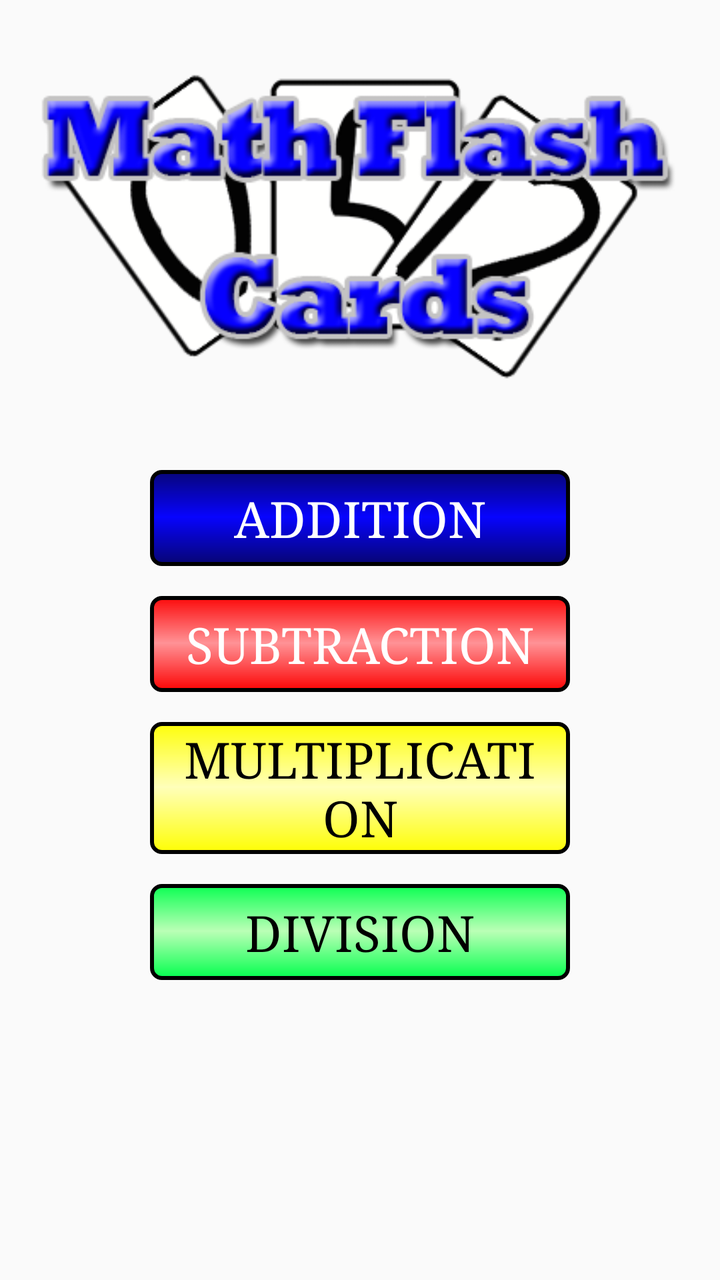
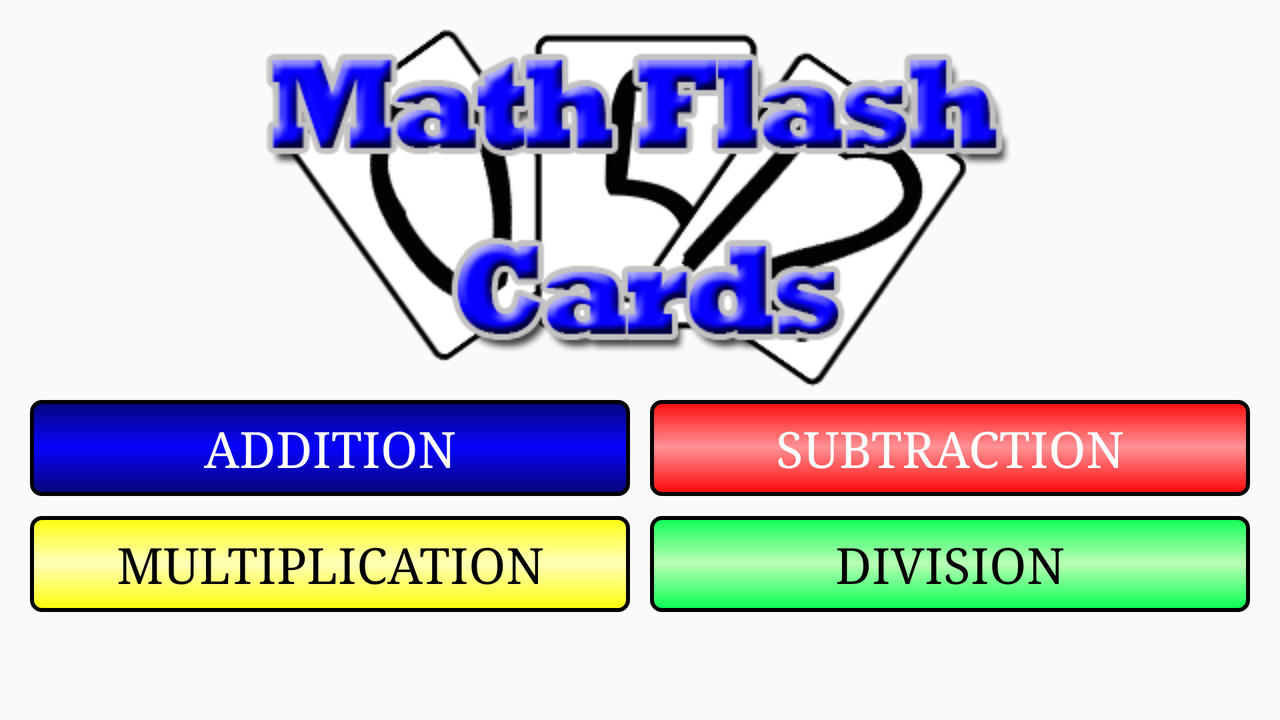

Compare how this app lays out the same screen by default and in its alternative resource folder. The renders come first, then the two layout files and the values they reference.
<!-- AndroidManifest.xml: application theme AppTheme -->
<!-- res/layout/fragment_start_screen.xml -->
<RelativeLayout xmlns:android="http://schemas.android.com/apk/res/android"
    xmlns:tools="http://schemas.android.com/tools"
    android:layout_width="match_parent"
    android:layout_height="match_parent"
    android:gravity="center_horizontal"
    tools:context=".Fragment_StartScreen">

    <ImageView
        android:id="@+id/imgTitle"
        android:layout_width="match_parent"
        android:layout_height="wrap_content"
        android:layout_margin="@dimen/activity_horizontal_margin"
        android:src="@drawable/title"
        android:contentDescription="@string/title_image" />

    <Button
        android:layout_below="@+id/imgTitle"
        android:layout_marginTop="@dimen/button_spacing"
        android:id="@+id/btnAddition"
        style="@style/button_text"
        android:layout_width="match_parent"
        android:background="@drawable/buttons_main_screen_blue"
        android:layout_height="wrap_content"
        android:text="@string/addition"
        />

    <Button
        android:layout_marginTop="@dimen/button_spacing"
        android:layout_below="@+id/btnAddition"
        style="@style/button_text"
        android:id="@+id/btnSubtraction"
        android:background="@drawable/buttons_main_screen_red"
        android:layout_width="300dp"
        android:layout_height="wrap_content"
        android:text="@string/subtraction"/>

    <Button
        android:layout_marginTop="@dimen/button_spacing"
        android:layout_below="@+id/btnSubtraction"
        style="@style/button_text_dark"
        android:id="@+id/btnMultiplication"
        android:background="@drawable/buttons_main_screen_yellow"
        android:layout_width="300dp"
        android:layout_height="wrap_content"
        android:text="@string/multiplication"/>

    <Button
        android:layout_marginTop="@dimen/button_spacing"
        android:layout_below="@+id/btnMultiplication"
        style="@style/button_text_dark"
        android:id="@+id/btnDivision"
        android:background="@drawable/buttons_main_screen_green"
        android:layout_width="300dp"
        android:layout_height="wrap_content"
        android:text="@string/division"/>

</RelativeLayout>
<!-- resources referenced by this layout -->
<resources>
  <dimen name="activity_horizontal_margin">10dp</dimen>
  <dimen name="button_spacing">15dp</dimen>
  <!-- drawable buttons_main_screen_blue (drawable) -->
  <?xml version="1.0" encoding="utf-8"?>
  
  <shape xmlns:android="http://schemas.android.com/apk/res/android">
      <solid android:color="#fd0400ff"/>
  
      <stroke android:width="2dp"
          android:color="#000000"/>
  
      <padding android:top="2dp"
          android:right="10dp"
          android:bottom="2dp"
          android:left="10dp"/>
  
      <gradient
          android:startColor="#fd030171"
          android:centerColor="#fd0300fe"
          android:endColor="#FD030171"
          android:angle="90"
          android:useLevel="true" />
  
      <corners android:radius="5dp"/>
  
  </shape>
  <!-- drawable buttons_main_screen_green (drawable) -->
  <?xml version="1.0" encoding="utf-8"?>
  
  <shape xmlns:android="http://schemas.android.com/apk/res/android">
      <solid android:color="#fd0400ff"/>
  
      <stroke android:width="2dp"
          android:color="#000000"/>
  
      <padding android:top="2dp"
          android:right="10dp"
          android:bottom="2dp"
          android:left="10dp"/>
  
      <gradient
          android:startColor="#fd00ff4c"
          android:centerColor="#fdbaffb5"
          android:endColor="#fd00ff4c"
          android:angle="90"
          android:useLevel="true" />
  
      <corners android:radius="5dp"/>
  
  </shape>
  <!-- drawable buttons_main_screen_red (drawable) -->
  <?xml version="1.0" encoding="utf-8"?>
  
  <shape xmlns:android="http://schemas.android.com/apk/res/android">
      <solid android:color="#fd0400ff"/>
  
      <stroke android:width="2dp"
          android:color="#000000"/>
  
      <padding android:top="2dp"
          android:right="10dp"
          android:bottom="2dp"
          android:left="10dp"/>
  
      <gradient
          android:startColor="#fdfc0101"
          android:centerColor="#fdff9094"
          android:endColor="#fdfc0101"
          android:angle="90"
          android:useLevel="true"/>
  
      <corners android:radius="5dp"/>
  
  </shape>
  <!-- drawable buttons_main_screen_yellow (drawable) -->
  <?xml version="1.0" encoding="utf-8"?>
  
  <shape xmlns:android="http://schemas.android.com/apk/res/android">
      <solid android:color="#fd0400ff"/>
  
      <stroke android:width="2dp"
          android:color="#000000"/>
  
      <padding android:top="2dp"
          android:right="10dp"
          android:bottom="2dp"
          android:left="10dp"/>
  
      <gradient
          android:startColor="#fdfefe00"
          android:centerColor="#fdffffb9"
          android:endColor="#fdfefe00"
          android:angle="90"
          android:useLevel="true" />
  
      <corners android:radius="5dp"/>
  
  </shape>
  <!-- drawable title: png bitmap (drawable, 44871 bytes) -->
  <string name="addition">Addition</string>
  <string name="division">Division</string>
  <string name="multiplication">Multiplication</string>
  <string name="subtraction">Subtraction</string>
  <string name="title_image">Title Image</string>
  <style name="button_text">
          <item name="android:textSize">25sp</item>
          <item name="android:typeface">serif</item>
          <item name="android:textColor">#FFFFFF</item>
          <item name="android:layout_marginLeft">75dp</item>
          <item name="android:layout_marginRight">75dp</item>
      </style>
  <style name="button_text_dark">
          <item name="android:textSize">25sp</item>
          <item name="android:typeface">serif</item>
          <item name="android:textColor">#000000</item>
          <item name="android:layout_marginLeft">75dp</item>
          <item name="android:layout_marginRight">75dp</item>
      </style>
  <style name="AppTheme" parent="Theme.AppCompat.Light.DarkActionBar">
          
          <item name="colorPrimary">@color/colorPrimary</item>
          <item name="colorPrimaryDark">@color/colorPrimaryDark</item>
          <item name="colorAccent">@color/colorAccent</item>
      </style>
</resources>
<!-- res/layout-land/fragment_start_screen.xml (the author's variant of the layout above) -->
<!-- drawn on the phone turned sideways -->
<RelativeLayout xmlns:android="http://schemas.android.com/apk/res/android"
    xmlns:tools="http://schemas.android.com/tools"
    android:layout_width="match_parent"
    android:layout_height="match_parent"
    android:gravity="center_horizontal"
    tools:context=".Fragment_StartScreen">

    <ImageView
        android:id="@+id/imgTitle"
        android:layout_width="match_parent"
        android:layout_height="wrap_content"
        android:src="@drawable/title"
        android:contentDescription="@string/title_image" />

    <LinearLayout
        android:id="@+id/llAddSubtract"
        android:layout_below="@id/imgTitle"
        android:layout_width="match_parent"
        android:layout_height="wrap_content"
        android:gravity="center"
        android:orientation="horizontal">

        <Button
            android:layout_below="@+id/imgTitle"
            android:id="@+id/btnAddition"
            android:layout_marginRight="5dp"
            style="@style/button_text_land"
            android:layout_width="300dp"
            android:background="@drawable/buttons_main_screen_blue"
            android:layout_height="wrap_content"
            android:text="@string/addition"
            />

        <Button
            style="@style/button_text_land"
            android:id="@+id/btnSubtraction"
            android:layout_marginLeft="5dp"
            android:background="@drawable/buttons_main_screen_red"
            android:layout_width="300dp"
            android:layout_height="wrap_content"
            android:text="@string/subtraction"/>

    </LinearLayout>

    <LinearLayout
        android:id="@+id/llMultiDiv"
        android:layout_marginTop="10dp"
        android:layout_below="@id/llAddSubtract"
        android:layout_width="match_parent"
        android:layout_height="wrap_content"
        android:gravity="center"
        android:orientation="horizontal"
        >

        <Button
            style="@style/button_text_dark_land"
            android:id="@+id/btnMultiplication"
            android:layout_marginRight="5dp"
            android:background="@drawable/buttons_main_screen_yellow"
            android:layout_width="300dp"
            android:layout_height="wrap_content"
            android:text="@string/multiplication"/>

        <Button
            style="@style/button_text_dark_land"
            android:layout_marginLeft="5dp"
            android:id="@+id/btnDivision"
            android:background="@drawable/buttons_main_screen_green"
            android:layout_width="300dp"
            android:layout_height="wrap_content"
            android:text="@string/division"/>

    </LinearLayout>

</RelativeLayout>
<!-- resources referenced by the variant -->
<!-- as the phone turned sideways resolves them -->
<resources>
  <!-- drawable buttons_main_screen_blue (drawable) -->
  <?xml version="1.0" encoding="utf-8"?>
  
  <shape xmlns:android="http://schemas.android.com/apk/res/android">
      <solid android:color="#fd0400ff"/>
  
      <stroke android:width="2dp"
          android:color="#000000"/>
  
      <padding android:top="2dp"
          android:right="10dp"
          android:bottom="2dp"
          android:left="10dp"/>
  
      <gradient
          android:startColor="#fd030171"
          android:centerColor="#fd0300fe"
          android:endColor="#FD030171"
          android:angle="90"
          android:useLevel="true" />
  
      <corners android:radius="5dp"/>
  
  </shape>
  <!-- drawable buttons_main_screen_green (drawable) -->
  <?xml version="1.0" encoding="utf-8"?>
  
  <shape xmlns:android="http://schemas.android.com/apk/res/android">
      <solid android:color="#fd0400ff"/>
  
      <stroke android:width="2dp"
          android:color="#000000"/>
  
      <padding android:top="2dp"
          android:right="10dp"
          android:bottom="2dp"
          android:left="10dp"/>
  
      <gradient
          android:startColor="#fd00ff4c"
          android:centerColor="#fdbaffb5"
          android:endColor="#fd00ff4c"
          android:angle="90"
          android:useLevel="true" />
  
      <corners android:radius="5dp"/>
  
  </shape>
  <!-- drawable buttons_main_screen_red (drawable) -->
  <?xml version="1.0" encoding="utf-8"?>
  
  <shape xmlns:android="http://schemas.android.com/apk/res/android">
      <solid android:color="#fd0400ff"/>
  
      <stroke android:width="2dp"
          android:color="#000000"/>
  
      <padding android:top="2dp"
          android:right="10dp"
          android:bottom="2dp"
          android:left="10dp"/>
  
      <gradient
          android:startColor="#fdfc0101"
          android:centerColor="#fdff9094"
          android:endColor="#fdfc0101"
          android:angle="90"
          android:useLevel="true"/>
  
      <corners android:radius="5dp"/>
  
  </shape>
  <!-- drawable buttons_main_screen_yellow (drawable) -->
  <?xml version="1.0" encoding="utf-8"?>
  
  <shape xmlns:android="http://schemas.android.com/apk/res/android">
      <solid android:color="#fd0400ff"/>
  
      <stroke android:width="2dp"
          android:color="#000000"/>
  
      <padding android:top="2dp"
          android:right="10dp"
          android:bottom="2dp"
          android:left="10dp"/>
  
      <gradient
          android:startColor="#fdfefe00"
          android:centerColor="#fdffffb9"
          android:endColor="#fdfefe00"
          android:angle="90"
          android:useLevel="true" />
  
      <corners android:radius="5dp"/>
  
  </shape>
  <!-- drawable title: png bitmap (drawable, 44871 bytes) -->
  <string name="addition">Addition</string>
  <string name="division">Division</string>
  <string name="multiplication">Multiplication</string>
  <string name="subtraction">Subtraction</string>
  <string name="title_image">Title Image</string>
  <style name="button_text_dark_land">
          <item name="android:textSize">25sp</item>
          <item name="android:typeface">serif</item>
          <item name="android:textColor">#000000</item>
      </style>
  <style name="button_text_land">
          <item name="android:textSize">25sp</item>
          <item name="android:typeface">serif</item>
          <item name="android:textColor">#FFFFFF</item>
      </style>
  <style name="AppTheme" parent="Theme.AppCompat.Light.DarkActionBar">
          
          <item name="colorPrimary">@color/colorPrimary</item>
          <item name="colorPrimaryDark">@color/colorPrimaryDark</item>
          <item name="colorAccent">@color/colorAccent</item>
      </style>
</resources>
